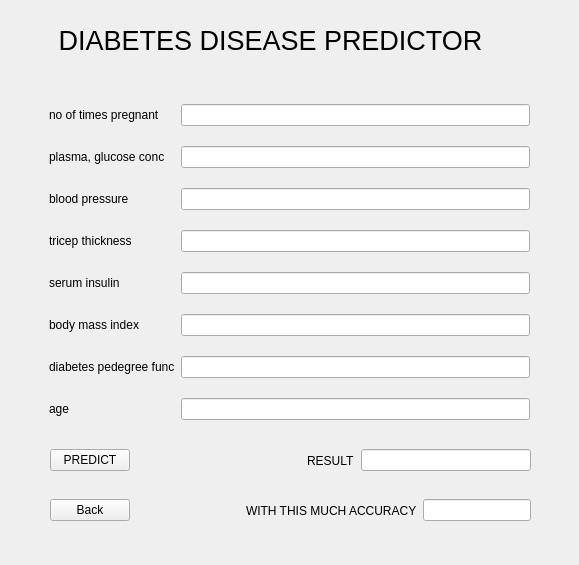
<?xml version="1.0" encoding="UTF-8"?>
<ui version="4.0">
 <class>Form</class>
 <widget class="QWidget" name="Form">
  <property name="geometry">
   <rect>
    <x>0</x>
    <y>0</y>
    <width>579</width>
    <height>565</height>
   </rect>
  </property>
  <property name="windowTitle">
   <string>Form</string>
  </property>
  <widget class="QLabel" name="label">
   <property name="geometry">
    <rect>
     <x>50</x>
     <y>20</y>
     <width>441</width>
     <height>41</height>
    </rect>
   </property>
   <property name="font">
    <font>
     <pointsize>20</pointsize>
    </font>
   </property>
   <property name="text">
    <string>DIABETES DISEASE PREDICTOR</string>
   </property>
   <property name="alignment">
    <set>Qt::AlignCenter</set>
   </property>
  </widget>
  <widget class="QWidget" name="gridLayoutWidget">
   <property name="geometry">
    <rect>
     <x>49</x>
     <y>90</y>
     <width>481</width>
     <height>349</height>
    </rect>
   </property>
   <layout class="QGridLayout" name="gridLayout">
    <item row="5" column="2">
     <widget class="QLineEdit" name="lineEdit_5"/>
    </item>
    <item row="6" column="2">
     <widget class="QLineEdit" name="lineEdit_6"/>
    </item>
    <item row="2" column="0">
     <widget class="QLabel" name="label_3">
      <property name="text">
       <string>plasma, glucose conc</string>
      </property>
     </widget>
    </item>
    <item row="8" column="0">
     <widget class="QLabel" name="label_9">
      <property name="text">
       <string>age</string>
      </property>
     </widget>
    </item>
    <item row="1" column="0">
     <widget class="QLabel" name="label_2">
      <property name="text">
       <string>no of times pregnant</string>
      </property>
     </widget>
    </item>
    <item row="7" column="0">
     <widget class="QLabel" name="label_8">
      <property name="text">
       <string>diabetes pedegree func</string>
      </property>
     </widget>
    </item>
    <item row="8" column="2">
     <widget class="QLineEdit" name="lineEdit_8"/>
    </item>
    <item row="2" column="2">
     <widget class="QLineEdit" name="lineEdit_2">
      <property name="placeholderText">
       <string/>
      </property>
     </widget>
    </item>
    <item row="4" column="2">
     <widget class="QLineEdit" name="lineEdit_4"/>
    </item>
    <item row="3" column="2">
     <widget class="QLineEdit" name="lineEdit_3"/>
    </item>
    <item row="1" column="2">
     <widget class="QLineEdit" name="lineEdit">
      <property name="autoFillBackground">
       <bool>false</bool>
      </property>
      <property name="placeholderText">
       <string/>
      </property>
     </widget>
    </item>
    <item row="5" column="0">
     <widget class="QLabel" name="label_6">
      <property name="text">
       <string>serum insulin</string>
      </property>
     </widget>
    </item>
    <item row="6" column="0">
     <widget class="QLabel" name="label_7">
      <property name="text">
       <string>body mass index</string>
      </property>
     </widget>
    </item>
    <item row="3" column="0">
     <widget class="QLabel" name="label_4">
      <property name="text">
       <string>blood pressure</string>
      </property>
     </widget>
    </item>
    <item row="4" column="0">
     <widget class="QLabel" name="label_5">
      <property name="text">
       <string>tricep thickness</string>
      </property>
     </widget>
    </item>
    <item row="7" column="2">
     <widget class="QLineEdit" name="lineEdit_7"/>
    </item>
   </layout>
  </widget>
  <widget class="QWidget" name="horizontalLayoutWidget">
   <property name="geometry">
    <rect>
     <x>50</x>
     <y>440</y>
     <width>481</width>
     <height>41</height>
    </rect>
   </property>
   <layout class="QHBoxLayout" name="horizontalLayout">
    <item>
     <layout class="QVBoxLayout" name="verticalLayout"/>
    </item>
    <item>
     <widget class="QPushButton" name="pushButton">
      <property name="enabled">
       <bool>true</bool>
      </property>
      <property name="sizePolicy">
       <sizepolicy hsizetype="Minimum" vsizetype="Fixed">
        <horstretch>0</horstretch>
        <verstretch>5</verstretch>
       </sizepolicy>
      </property>
      <property name="mouseTracking">
       <bool>false</bool>
      </property>
      <property name="focusPolicy">
       <enum>Qt::NoFocus</enum>
      </property>
      <property name="text">
       <string>PREDICT</string>
      </property>
      <property name="checkable">
       <bool>false</bool>
      </property>
      <property name="autoDefault">
       <bool>false</bool>
      </property>
      <property name="default">
       <bool>false</bool>
      </property>
      <property name="flat">
       <bool>false</bool>
      </property>
     </widget>
    </item>
    <item>
     <spacer name="horizontalSpacer">
      <property name="orientation">
       <enum>Qt::Horizontal</enum>
      </property>
      <property name="sizeHint" stdset="0">
       <size>
        <width>40</width>
        <height>20</height>
       </size>
      </property>
     </spacer>
    </item>
    <item>
     <widget class="QLabel" name="label_12">
      <property name="text">
       <string>RESULT</string>
      </property>
     </widget>
    </item>
    <item>
     <widget class="QLineEdit" name="lineEdit_11"/>
    </item>
   </layout>
  </widget>
  <widget class="QWidget" name="horizontalLayoutWidget_2">
   <property name="geometry">
    <rect>
     <x>50</x>
     <y>490</y>
     <width>481</width>
     <height>41</height>
    </rect>
   </property>
   <layout class="QHBoxLayout" name="horizontalLayout_2">
    <item>
     <widget class="QPushButton" name="backButton">
      <property name="text">
       <string>Back</string>
      </property>
     </widget>
    </item>
    <item>
     <spacer name="horizontalSpacer_2">
      <property name="orientation">
       <enum>Qt::Horizontal</enum>
      </property>
      <property name="sizeHint" stdset="0">
       <size>
        <width>40</width>
        <height>20</height>
       </size>
      </property>
     </spacer>
    </item>
    <item>
     <spacer name="horizontalSpacer_3">
      <property name="orientation">
       <enum>Qt::Horizontal</enum>
      </property>
      <property name="sizeHint" stdset="0">
       <size>
        <width>40</width>
        <height>20</height>
       </size>
      </property>
     </spacer>
    </item>
    <item>
     <widget class="QLabel" name="label_13">
      <property name="text">
       <string>WITH THIS MUCH ACCURACY</string>
      </property>
     </widget>
    </item>
    <item>
     <widget class="QLineEdit" name="lineEdit_12"/>
    </item>
   </layout>
  </widget>
 </widget>
 <tabstops>
  <tabstop>lineEdit</tabstop>
  <tabstop>lineEdit_2</tabstop>
  <tabstop>lineEdit_3</tabstop>
  <tabstop>lineEdit_4</tabstop>
  <tabstop>lineEdit_5</tabstop>
  <tabstop>lineEdit_6</tabstop>
  <tabstop>lineEdit_7</tabstop>
  <tabstop>lineEdit_8</tabstop>
  <tabstop>lineEdit_11</tabstop>
  <tabstop>lineEdit_12</tabstop>
 </tabstops>
 <resources/>
 <connections/>
</ui>
